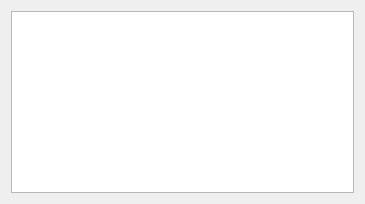
<?xml version="1.0" encoding="UTF-8"?>
<ui version="4.0">
 <class>MainWindow</class>
 <widget class="QMainWindow" name="MainWindow">
  <property name="geometry">
   <rect>
    <x>0</x>
    <y>0</y>
    <width>365</width>
    <height>204</height>
   </rect>
  </property>
  <property name="windowTitle">
   <string>MainWindow</string>
  </property>
  <widget class="QWidget" name="centralWidget">
   <layout class="QGridLayout" name="gridLayout">
    <item row="0" column="0">
     <widget class="MyTableView" name="tableView">
      <property name="sizePolicy">
       <sizepolicy hsizetype="Preferred" vsizetype="Preferred">
        <horstretch>0</horstretch>
        <verstretch>0</verstretch>
       </sizepolicy>
      </property>
      <property name="dragEnabled">
       <bool>false</bool>
      </property>
      <property name="dragDropMode">
       <enum>QAbstractItemView::NoDragDrop</enum>
      </property>
      <property name="defaultDropAction">
       <enum>Qt::IgnoreAction</enum>
      </property>
      <property name="selectionBehavior">
       <enum>QAbstractItemView::SelectItems</enum>
      </property>
     </widget>
    </item>
   </layout>
  </widget>
 </widget>
 <layoutdefault spacing="6" margin="11"/>
 <customwidgets>
  <customwidget>
   <class>MyTableView</class>
   <extends>QTableView</extends>
   <header location="global">mytableview.h</header>
  </customwidget>
 </customwidgets>
 <resources/>
 <connections/>
</ui>
